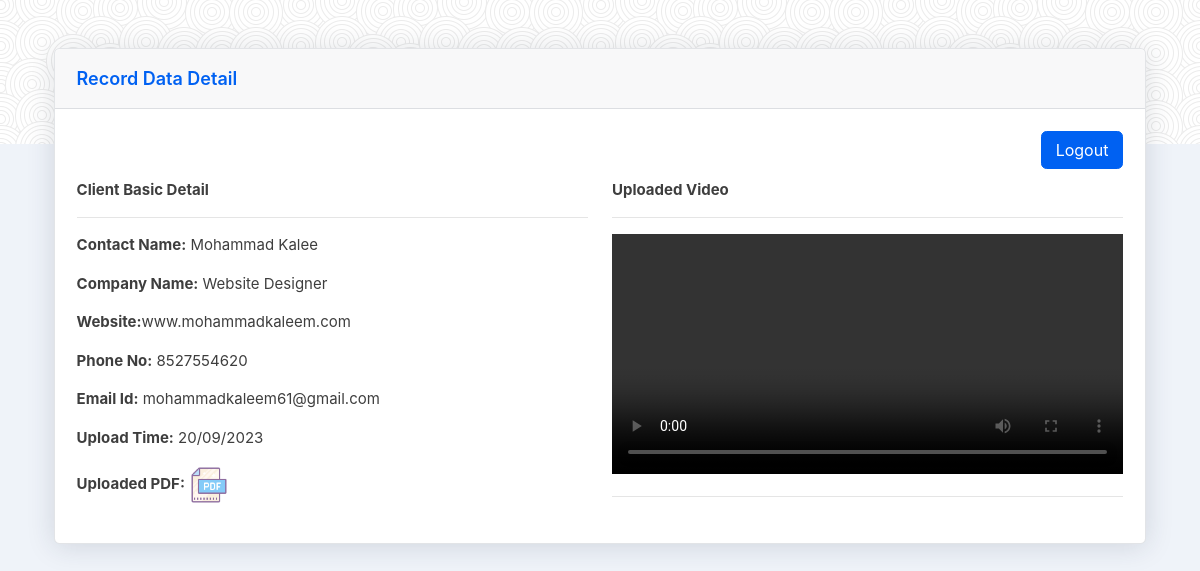
Screenshot of /user/dashboard.php (signed in) with the database file from the repository.
### tables this page shows
CREATE TABLE `book` (
  `id` int(11) NOT NULL,
  `name` varchar(120) NOT NULL,
  `comp_name` varchar(120) NOT NULL,
  `email` varchar(120) NOT NULL,
  `phone` varchar(20) NOT NULL,
  `website` varchar(120) NOT NULL,
  `bdate` varchar(50) NOT NULL,
  `btime` varchar(20) NOT NULL,
  `remarks` text NOT NULL,
  `rdate` varchar(50) NOT NULL
);

CREATE TABLE `UDatarecords` (
  `udrid` int(11) NOT NULL,
  `udate` varchar(120) NOT NULL,
  `comp_name` varchar(120) NOT NULL,
  `pdf` varchar(120) NOT NULL,
  `video` varchar(255) NOT NULL,
  `created_date` timestamp NOT NULL DEFAULT current_timestamp()
);

### user/dashboard.php (the view, shortened to what this page needs)
<?php
require('../include/config.php');
include 'include/header.php';
 $cname = $_SESSION['cname'] ;
 $sql = "SELECT * FROM UDatarecords WHERE comp_name='$cname'";
 $result = $conn->query($sql);
   $row = $result->fetch_assoc();
   $cname = $row['comp_name'];
  $crow = mysqli_fetch_assoc(mysqli_query($conn,"SELECT * FROM `book` WHERE comp_name='$cname' ORDER BY id DESC LIMIT 1"));
?>
            <div id="layoutSidenav_content">
                <main>
                    <header class="page-header page-header-dark bg-gradient-primary-to-secondary pb-10">
                        <div class="container">
                            <div class="page-header-content pt-4">
                            </div>
                        </div>
                    </header>
                    <div class="container mt-n10">
                            <div class="card mb-4">
                            <div class="card-header">Record Data Detail</div>
                            <div class="card-body detail-client">
                                <div class="add-packages">
                                    <a href="logout.php"><button class="btn pull-right btn-primary" type="button">Logout</button></a>
                                    <br>
                                    <br>
                                </div>
                                <div class="row">
                                <div class="col-md-6">
                                    <p><b>Client Basic Detail</b></p>
                                    <hr>
                                    <p><b>Contact Name:</b> <?php echo $crow['name'];?></p>
                                    <p><b>Company Name:</b> <?php echo $row['comp_name'];?></p>
                                    <p><b>Website:</b><?php echo $crow['website'];?></p>
                                    <p><b>Phone No:</b> <?php echo $crow['phone'];?></p>
                                    <p><b>Email Id:</b> <?php echo $crow['email'];?></p>
                                    <p><b>Upload Time:</b> <?php echo $row['udate'];?></p>
                                    <p class="pdf-main"><b>Uploaded PDF:</b> <a href="../admin/udata/pdf/<?php echo $row['pdf'];?>"><img src="images-main/pdf.png"></a></p>
                                    </div>
                                    <div class="col-md-6">
                                    <p><b>Uploaded Video</b></p>
                                        <hr>
                                            <video width="100%" height="240" controls>
                                              <source src="../admin/udata/video/<?php echo $row['video'];?>" type="video/mp4">
                                            </video>
                                            <hr>
                                    </div>
                                </div>
                            </div>
                            </div>
                    </div>
                </main>
                <?php
include 'include/footer.php';
?>

### rows the page displays
book: name "Mohammad Kalee", website "www.mohammadkaleem.com", phone "8527554620", email "mohammadkaleem61@gmail.com"
udatarecords: comp_name "Website Designer", udate "20/09/2023"
